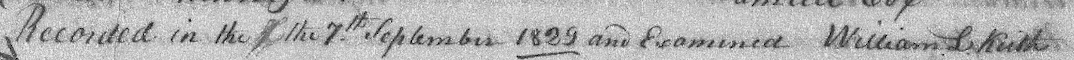
#> input picture 200PageSnip.png, 1074 x 60 px, given as the content of the folder ./images, which was not available
$ jupyter execute --allow-errors main.ipynb   (text cells are left out)
#> lines starting #> are read from the running program, lines starting #| are printed output that depends on the picture; after the words box and inside, x2 and y2 are one past the last pixel; in counts of white or black regions, pixels touching at a corner belong together; pictures that were not available may be replaced by others from this repository, and a replacement may not be noted
[cell 1]
import os
import cv2
import numpy as np
from PIL import Image

[cell 2]
# Define input and output folder paths
input_folder = './images'  # Folder containing the images
output_folder = 'compressed_images'  # Folder to save compressed images
os.makedirs(output_folder, exist_ok=True)  # Create output folder if it doesn't exist

[cell 3]
# Define compression factors (you can adjust these if needed)
downscale_factor = 0.3  # Resize image to 30% of the original size
compression_quality = 30  # JPEG quality (lower means more compression)

# Supported image formats (JPEG, JPG, PNG, etc.)
supported_formats = ['.jpg', '.jpeg', '.png']

[cell 4]
# Function to process and compress a single image
def process_image(input_image_path, output_image_path):
    # Load the image using OpenCV
#> called with input_image_path = './images/200PageSnip.png', output_image_path = 'compressed_images/200PageSnip.png'
    image = cv2.imread(input_image_path)
#> image is the input picture: shape (60, 1074, 3); min 0, max 251, mean 179.3

    # Convert the image to grayscale to reduce file size and enhance text
    gray_image = cv2.cvtColor(image, cv2.COLOR_BGR2GRAY)

    # Apply CLAHE (Contrast Limited Adaptive Histogram Equalization)
    clahe = cv2.createCLAHE(clipLimit=2.0, tileGridSize=(8, 8))
    enhanced_image = clahe.apply(gray_image)
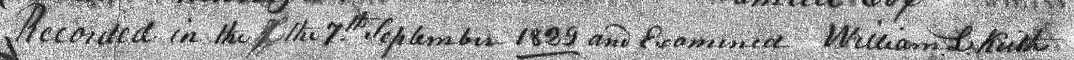
#> enhanced_image: shape (60, 1074); min 0, max 255, mean 160.4

    # Downscale the image to the specified percentage of the original size
    new_width = int(enhanced_image.shape[1] * downscale_factor)
#> new_width = 322
    new_height = int(enhanced_image.shape[0] * downscale_factor)
#> new_height = 18
    resized_image = cv2.resize(enhanced_image, (new_width, new_height), interpolation=cv2.INTER_AREA)

    # Save the compressed image with enhanced contrast
    cv2.imwrite(output_image_path, resized_image, [int(cv2.IMWRITE_JPEG_QUALITY), compression_quality])

[cell 5]
# Iterate over all files in the input folder
for filename in os.listdir(input_folder):
    # Check if the file is an image by verifying its extension
    if any(filename.lower().endswith(ext) for ext in supported_formats):
        input_image_path = os.path.join(input_folder, filename)  # Full input path
        output_image_path = os.path.join(output_folder, filename)  # Full output path

        # Process and compress the image
        process_image(input_image_path, output_image_path)

        print(f"Compressed and enhanced image saved to: {output_image_path}")

print("Processing complete for all images in the folder.")

[cell 6]
import os
import cv2
import numpy as np
import pytesseract
from concurrent.futures import ThreadPoolExecutor, as_completed
from tqdm import tqdm
import json
import time
from datetime import datetime

def save_results_to_file(results, output_dir, timestamp):
    """Save results directly to files without using pandas"""
    # Save detailed JSON results
    json_path = os.path.join(output_dir, f"detailed_results_{timestamp}.json")
    with open(json_path, 'w') as f:
        json.dump(results, f, indent=4)

    csv_path = os.path.join(output_dir, f"summary_{timestamp}.csv")
    with open(csv_path, 'w') as f:
        f.write("filename,status,text_length,best_method\n")
        # Write data
        for r in results:
            text_length = len(r['text']) if r['status'] == 'success' and 'text' in r else 0
            best_method = r.get('best_method', '')
            f.write(f"{r['filename']},{r['status']},{text_length},{best_method}\n")

class EnhancedOCR:
    def __init__(self, input_folder, output_folder, num_threads=4):
        """Initialize OCR processor"""
        self.input_folder = input_folder
        self.output_folder = output_folder
        self.num_threads = num_threads
        self.create_output_dirs()

    def create_output_dirs(self):
        """Create output directory structure"""
        self.processed_dir = os.path.join(self.output_folder, 'processed_images')
        self.results_dir = os.path.join(self.output_folder, 'results')
        os.makedirs(self.processed_dir, exist_ok=True)
        os.makedirs(self.results_dir, exist_ok=True)

    def enhance_image(self, image):
        """Advanced image preprocessing pipeline"""
        try:
            if len(image.shape) == 3:
                gray = cv2.cvtColor(image, cv2.COLOR_BGR2GRAY)
            else:
                gray = image.copy()

            max_dim = 2000
            height, width = gray.shape
#> height = 60; width = 1074
            if max(height, width) > max_dim:
                scale = max_dim / max(height, width)
                gray = cv2.resize(gray, None, fx=scale, fy=scale)

            clahe = cv2.createCLAHE(clipLimit=2.0, tileGridSize=(8,8))
            enhanced = clahe.apply(gray)

            denoised = cv2.fastNlMeansDenoising(enhanced)

            binary_adaptive = cv2.adaptiveThreshold(
                denoised, 255,
                cv2.ADAPTIVE_THRESH_GAUSSIAN_C,
                cv2.THRESH_BINARY, 11, 2
            )
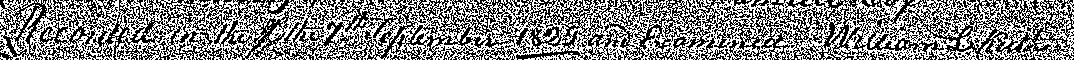
#> binary_adaptive: shape (60, 1074); 51.6% white; black in thin lines or dots

            _, binary_otsu = cv2.threshold(
                denoised, 0, 255,
                cv2.THRESH_BINARY + cv2.THRESH_OTSU
            )
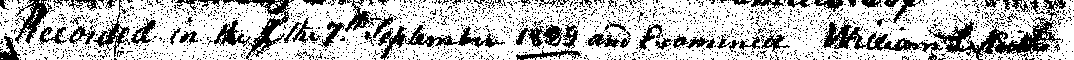
#> binary_otsu: shape (60, 1074); 72.2% white; 2270 black regions (2199 under 20 px), largest, box (x1, y1, x2, y2) and area: (928, 17, 1061, 60) 1880, (214, 0, 294, 60) 1311, (822, 17, 943, 60) 1240

            return {
                'original': gray,
                'enhanced': enhanced,
                'binary_adaptive': binary_adaptive,
                'binary_otsu': binary_otsu
            }
        except Exception as e:
            print(f"Error in image enhancement: {str(e)}")
            return None

    # [13 lines left out: function extract_text, not called in this run]

    def process_single_image(self, image_file):
        """Process a single image for preprocessing only."""
        try:
            image_path = os.path.join(self.input_folder, image_file)
            image = cv2.imread(image_path)

            if image is None:
                return {
                    'filename': image_file,
                    'status': 'error',
                    'error': 'Failed to load image'
                }

            enhanced_images = self.enhance_image(image)
#> enhanced_images = 4 items
            if enhanced_images is None:
                return {
                    'filename': image_file,
                    'status': 'error',
                    'error': 'Failed to enhance image'
                }

            # Save the preprocessed images
            for img_type, img in enhanced_images.items():
                output_path = os.path.join(
                    self.processed_dir,
                    f"{os.path.splitext(image_file)[0]}_{img_type}.png"
                )
                cv2.imwrite(output_path, img)
#> this loop made 4 passes
#> img_type on passes 1 to 4: 'original', 'enhanced', 'binary_adaptive', 'binary_otsu'

            return {
                'filename': image_file,
                'status': 'success',
                'processed_images': list(enhanced_images.keys())
            }

        except Exception as e:
            return {
                'filename': image_file,
                'status': 'error',
                'error': str(e)
            }


    def process_all_images(self):
        """Process all images using thread pool"""
        start_time = time.time()

        image_files = [f for f in os.listdir(self.input_folder)
                      if f.lower().endswith(('.jpg', '.jpeg', '.png', '.tiff'))]

        results = []
        with ThreadPoolExecutor(max_workers=self.num_threads) as executor:
            futures = {
                executor.submit(self.process_single_image, image_file): image_file
                for image_file in image_files
            }
#> futures = 1 item

            with tqdm(total=len(image_files), desc="Processing images") as pbar:
                for future in as_completed(futures):
                    result = future.result()
                    results.append(result)
                    pbar.update(1)
#> this loop made 1 pass
#> after the loop, results = 1 item

        timestamp = datetime.now().strftime("%Y%m%d_%H%M%S")
        save_results_to_file(results, self.results_dir, timestamp)
#> the loop in save_results_to_file, `for r in results:` made 1 pass
#> (text_length, best_method) on pass 1: (0, '')

        processing_time = time.time() - start_time
        stats = {
            'total_images': len(image_files),
            'successful': len([r for r in results if r['status'] == 'success']),
            'failed': len([r for r in results if r['status'] == 'error']),
            'processing_time': processing_time,
            'average_time_per_image': processing_time / len(image_files)
        }
#> stats = {'total_images': 1, 'successful': 1, 'failed': 0, 'processing_time': 0.0984, 'average_time_per_image': 0.0984}

        stats_path = os.path.join(self.results_dir, f"processing_stats_{timestamp}.json")
        with open(stats_path, 'w') as f:
            json.dump(stats, f, indent=4)

        return stats, results

input_folder = "images"
output_folder = "output"

ocr = EnhancedOCR(input_folder, output_folder, num_threads=4)
stats, results = ocr.process_all_images()
#> results = 1 item

print("\nProcessing Summary:")
print(f"Total images processed: {stats['total_images']}")
#| Total images processed: 1
print(f"Successful: {stats['successful']}")
#| Successful: 1
print(f"Failed: {stats['failed']}")
#| Failed: 0
print(f"Total processing time: {stats['processing_time']:.2f} seconds")
#| Total processing time: 0.10 seconds
print(f"Average time per image: {stats['average_time_per_image']:.2f} seconds")
#| Average time per image: 0.10 seconds

[cell 7]
# pip install pandas
# pip install seaborn

[cell 8]
import os
import pandas as pd
from PIL import Image

# List all image files
image_folder = "images"
image_files = [f for f in os.listdir(image_folder) if f.endswith('.jpg')]

# Extract metadata from filenames
image_data = []
for file in image_files:
    parts = file.split('_')
    unit_id = parts[0]
    sequence_id = parts[2].split('.')[0]
    image_data.append((file, unit_id, sequence_id))

# Create DataFrame and check for missing IDs
df_images = pd.DataFrame(image_data, columns=['filename', 'unit_id', 'sequence_id'])
df_images['sequence_id'] = pd.to_numeric(df_images['sequence_id'], errors='coerce')
full_range = set(range(11, 445))
present_ids = set(df_images['sequence_id'])
missing_ids = full_range - present_ids

# Summary
print(f"Total Images: {len(df_images)}")
print(f"Unique Images: {df_images['sequence_id'].nunique()}")
print(f"Missing Sequence IDs: {sorted(missing_ids)}")

[cell 9]
# Analyze image sizes
image_sizes = []
for file in df_images['filename']:
    with Image.open(os.path.join(image_folder, file)) as img:
        image_sizes.append(img.size)

#> (the rest of this cell did not finish here and is left out)

[cell 10]
# Analyze image sizes
image_sizes = []
for file in df_images['filename']:
    with Image.open(os.path.join(image_folder, file)) as img:
        image_sizes.append(img.size)

#> (the rest of this cell did not finish here and is left out)

[cell 11]
# List all image files
image_folder = "compressed_images"
image_files = [f for f in os.listdir(image_folder) if f.endswith('.jpg')]

# Extract metadata from filenames
image_data = []
for file in image_files:
    parts = file.split('_')
    unit_id = parts[0]
    sequence_id = parts[2].split('.')[0]
    image_data.append((file, unit_id, sequence_id))

# Create DataFrame and check for missing IDs
df_images = pd.DataFrame(image_data, columns=['filename', 'unit_id', 'sequence_id'])
df_images['sequence_id'] = pd.to_numeric(df_images['sequence_id'], errors='coerce')

# Analyze image sizes
image_sizes = []
for file in df_images['filename']:
    with Image.open(os.path.join(image_folder, file)) as img:
        image_sizes.append(img.size)

#> (the rest of this cell did not finish here and is left out)

[cell 12]
# Analyze image sizes
image_sizes = []
for file in df_images['filename']:
    with Image.open(os.path.join(image_folder, file)) as img:
        image_sizes.append(img.size)

#> (the rest of this cell did not finish here and is left out)

[cell 13]
from PIL import Image
import matplotlib.pyplot as plt

# Open an image file
img = Image.open('200PageSnip.png')

# Display the image
plt.imshow(img)
plt.axis('off')  # Hide axes
plt.show()
